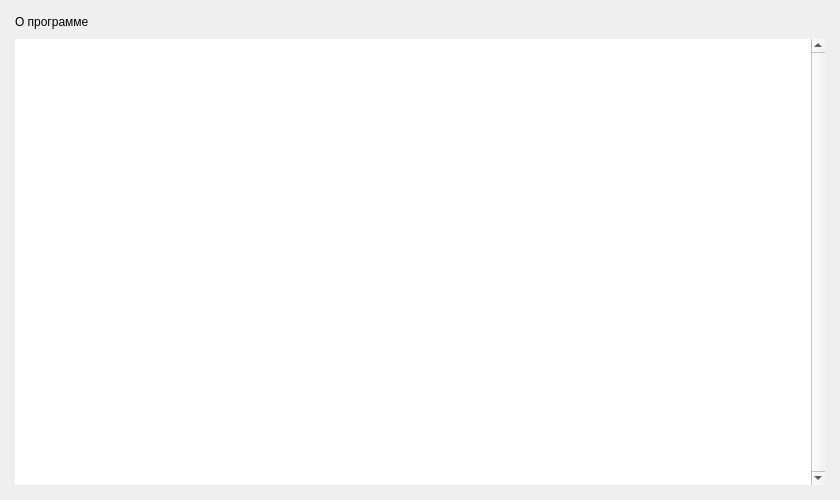
<?xml version="1.0" encoding="UTF-8"?>
<ui version="4.0">
 <class>about_page_widget</class>
 <widget class="QWidget" name="about_page_widget">
  <property name="geometry">
   <rect>
    <x>0</x>
    <y>0</y>
    <width>840</width>
    <height>500</height>
   </rect>
  </property>
  <layout class="QVBoxLayout" name="about_page_layout">
   <property name="spacing">
    <number>10</number>
   </property>
   <property name="leftMargin">
    <number>15</number>
   </property>
   <property name="topMargin">
    <number>15</number>
   </property>
   <property name="rightMargin">
    <number>15</number>
   </property>
   <property name="bottomMargin">
    <number>15</number>
   </property>
   <item>
    <widget class="QLabel" name="title_label">
     <property name="text">
      <string>О программе</string>
     </property>
    </widget>
   </item>
   <item>
    <widget class="QTextEdit" name="text_edit">
     <property name="frameShape">
      <enum>QFrame::NoFrame</enum>
     </property>
     <property name="verticalScrollBarPolicy">
      <enum>Qt::ScrollBarAlwaysOn</enum>
     </property>
     <property name="horizontalScrollBarPolicy">
      <enum>Qt::ScrollBarAlwaysOff</enum>
     </property>
     <property name="readOnly">
      <bool>true</bool>
     </property>
    </widget>
   </item>
  </layout>
 </widget>
 <resources/>
 <connections/>
</ui>
